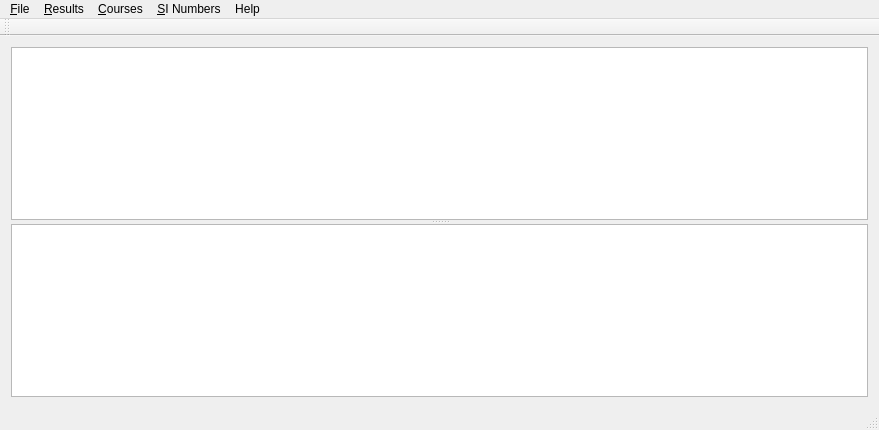
<?xml version="1.0" encoding="UTF-8"?>
<ui version="4.0">
 <class>MainWindow</class>
 <widget class="QMainWindow" name="MainWindow">
  <property name="geometry">
   <rect>
    <x>0</x>
    <y>0</y>
    <width>879</width>
    <height>430</height>
   </rect>
  </property>
  <property name="windowTitle">
   <string>SI Simple</string>
  </property>
  <widget class="QWidget" name="centralWidget">
   <layout class="QVBoxLayout" name="verticalLayout">
    <item>
     <widget class="QSplitter" name="splitter">
      <property name="sizePolicy">
       <sizepolicy hsizetype="Expanding" vsizetype="Expanding">
        <horstretch>0</horstretch>
        <verstretch>0</verstretch>
       </sizepolicy>
      </property>
      <property name="orientation">
       <enum>Qt::Vertical</enum>
      </property>
      <widget class="QTextEdit" name="textEdit">
       <property name="font">
        <font>
         <family>Lucida Console</family>
         <weight>50</weight>
         <italic>false</italic>
         <bold>false</bold>
         <kerning>true</kerning>
        </font>
       </property>
       <property name="undoRedoEnabled">
        <bool>false</bool>
       </property>
       <property name="lineWrapMode">
        <enum>QTextEdit::NoWrap</enum>
       </property>
       <property name="textInteractionFlags">
        <set>Qt::NoTextInteraction</set>
       </property>
      </widget>
      <widget class="QTextEdit" name="textEdit_2">
       <property name="font">
        <font>
         <family>Lucida Console</family>
        </font>
       </property>
       <property name="lineWrapMode">
        <enum>QTextEdit::NoWrap</enum>
       </property>
      </widget>
     </widget>
    </item>
   </layout>
  </widget>
  <widget class="QMenuBar" name="menuBar">
   <property name="geometry">
    <rect>
     <x>0</x>
     <y>0</y>
     <width>879</width>
     <height>20</height>
    </rect>
   </property>
   <widget class="QMenu" name="menu_File">
    <property name="title">
     <string>&amp;File</string>
    </property>
   </widget>
   <widget class="QMenu" name="menu_Results">
    <property name="title">
     <string>&amp;Results</string>
    </property>
   </widget>
   <widget class="QMenu" name="menuHelp">
    <property name="title">
     <string>Help</string>
    </property>
   </widget>
   <widget class="QMenu" name="menuCourses">
    <property name="title">
     <string>&amp;Courses</string>
    </property>
    <addaction name="actionManage"/>
    <addaction name="actionImport"/>
    <addaction name="actionGuess"/>
   </widget>
   <widget class="QMenu" name="menu_SI_Numbers">
    <property name="title">
     <string>&amp;SI Numbers</string>
    </property>
    <addaction name="actionImportSI"/>
    <addaction name="actionLoadSI"/>
    <addaction name="actionRental_Sticks"/>
   </widget>
   <addaction name="menu_File"/>
   <addaction name="menu_Results"/>
   <addaction name="menuCourses"/>
   <addaction name="menu_SI_Numbers"/>
   <addaction name="menuHelp"/>
  </widget>
  <widget class="QToolBar" name="mainToolBar">
   <attribute name="toolBarArea">
    <enum>TopToolBarArea</enum>
   </attribute>
   <attribute name="toolBarBreak">
    <bool>false</bool>
   </attribute>
  </widget>
  <widget class="QStatusBar" name="statusBar"/>
  <action name="actionOpen">
   <property name="text">
    <string>tr(&amp;Open)</string>
   </property>
  </action>
  <action name="actionSave">
   <property name="text">
    <string>Save</string>
   </property>
  </action>
  <action name="actionExport_to_IOF_XML">
   <property name="text">
    <string>Export to IOF XML...</string>
   </property>
  </action>
  <action name="actionExit">
   <property name="text">
    <string>Exit</string>
   </property>
  </action>
  <action name="actionRecalc">
   <property name="text">
    <string>Recalc</string>
   </property>
  </action>
  <action name="action_Help">
   <property name="text">
    <string>&amp;Help</string>
   </property>
  </action>
  <action name="action_About">
   <property name="text">
    <string>&amp;About</string>
   </property>
  </action>
  <action name="actionManage">
   <property name="text">
    <string>Manage...</string>
   </property>
  </action>
  <action name="actionImport">
   <property name="text">
    <string>Import...</string>
   </property>
  </action>
  <action name="actionGuess">
   <property name="text">
    <string>Guess...</string>
   </property>
  </action>
  <action name="actionImportSI">
   <property name="text">
    <string>Import...</string>
   </property>
   <property name="visible">
    <bool>false</bool>
   </property>
  </action>
  <action name="actionLoadSI">
   <property name="text">
    <string>Load Archive...</string>
   </property>
  </action>
  <action name="actionRental_Sticks">
   <property name="text">
    <string>Rental Sticks...</string>
   </property>
  </action>
 </widget>
 <layoutdefault spacing="6" margin="11"/>
 <resources/>
 <connections/>
</ui>
